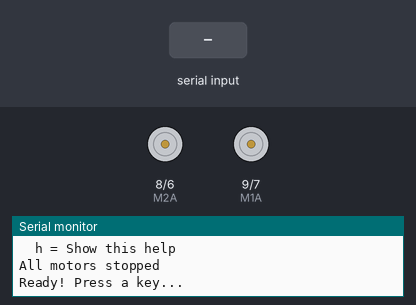
Bench run of a sketch on a simulated Arduino Nano, built with avr-gcc and run on an emulated ATmega328P. On the bench: motor-driver pin pairs drawn as motors (green arrow = first pin HIGH = forward, orange = second pin HIGH = backward, longer = more drive), the last lines printed to the serial monitor. The inputs (shaded band) are chosen by the test bench.

Above: at 2.2 s.
2.3 s: "1\n" received over Serial
At 3.3 s:
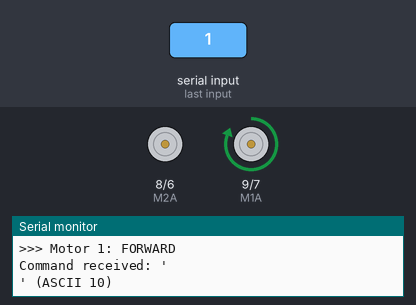
3.8 s: byte 50 ('2') received over Serial
At 4.5 s:
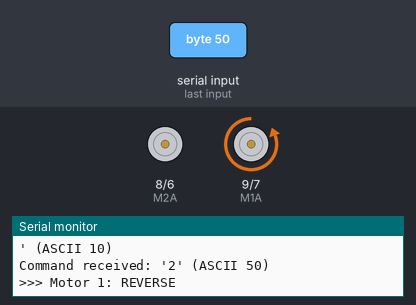
5.3 s: byte 102 ('f') received over Serial
At 5.6 s:
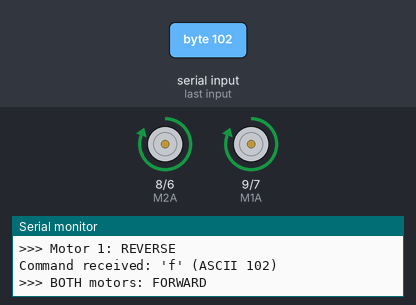
6.8 s: byte 51 ('3') received over Serial
At 7.9 s:
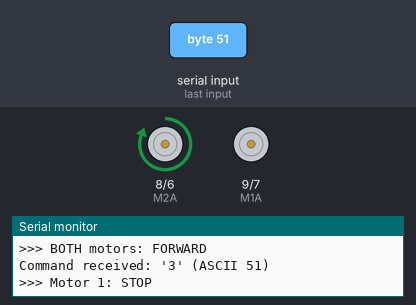
8.3 s: byte 114 ('r') received over Serial
At 9.1 s:
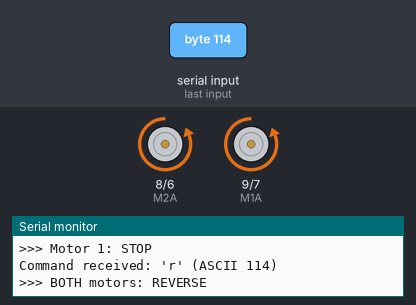
9.8 s: byte 112 ('p') received over Serial
At 10.4 s:
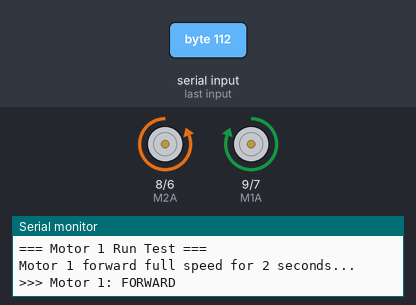
Timing chart, 0 to 13.3 s (numbered marks = the images above; inputs shaded):
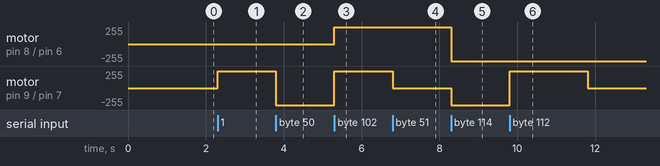

The sketch:

nano_fermion.ino
```cpp
// Fermion HR8833 Motor Driver Test
// Arduino Nano 33 BLE Sense Rev1
// interactive test - uses serial & key presses
// Kevin Walker 01 Mar 2026

// Motor 1 pins (D8/D7 swapped to match actual Fermion wiring)
const int M1A = 9;
const int M1B = 7;

// Motor 2 pins
const int M2A = 8;
const int M2B = 6;

void setup() {
  Serial.begin(115200);

  // Wait for serial connection
  while (!Serial) {
    delay(10);
  }

  delay(1000);

  Serial.println();
  Serial.println("========================================");
  Serial.println("  Fermion HR8833 Motor Driver Test");
  Serial.println("  Arduino Nano 33 BLE Sense Rev1");
  Serial.println("========================================");
  Serial.println();
  Serial.println("** SET SERIAL MONITOR TO 'NO LINE ENDING' **");
  Serial.println();
  Serial.println("Commands:");
  Serial.println("  1 = Motor 1 FORWARD");
  Serial.println("  2 = Motor 1 REVERSE");
  Serial.println("  3 = Motor 1 STOP");
  Serial.println();
  Serial.println("  4 = Motor 2 FORWARD");
  Serial.println("  5 = Motor 2 REVERSE");
  Serial.println("  6 = Motor 2 STOP");
  Serial.println();
  Serial.println("  f = Both motors FORWARD");
  Serial.println("  r = Both motors REVERSE");
  Serial.println("  s = STOP ALL motors");
  Serial.println();
  Serial.println("  p = PWM speed test");
  Serial.println("  h = Show this help");
  Serial.println();

  // Configure all pins as outputs
  pinMode(M1A, OUTPUT);
  pinMode(M1B, OUTPUT);
  pinMode(M2A, OUTPUT);
  pinMode(M2B, OUTPUT);

  // Start with all motors stopped
  stopAll();

  Serial.println("All motors stopped");
  Serial.println("Ready! Press a key...");
  Serial.println();
}

void stopAll() {
  digitalWrite(M1A, LOW);
  digitalWrite(M1B, LOW);
  digitalWrite(M2A, LOW);
  digitalWrite(M2B, LOW);
}

void motor1Forward() {
  digitalWrite(M1A, HIGH);
  digitalWrite(M1B, LOW);
  Serial.println(">>> Motor 1: FORWARD");
}

void motor1Reverse() {
  digitalWrite(M1A, LOW);
  digitalWrite(M1B, HIGH);
  Serial.println(">>> Motor 1: REVERSE");
}

void motor1Stop() {
  digitalWrite(M1A, LOW);
  digitalWrite(M1B, LOW);
  Serial.println(">>> Motor 1: STOP");
}

void motor2Forward() {
  digitalWrite(M2A, HIGH);
  digitalWrite(M2B, LOW);
  Serial.println(">>> Motor 2: FORWARD");
}

void motor2Reverse() {
  digitalWrite(M2A, LOW);
  digitalWrite(M2B, HIGH);
  Serial.println(">>> Motor 2: REVERSE");
}

void motor2Stop() {
  digitalWrite(M2A, LOW);
  digitalWrite(M2B, LOW);
  Serial.println(">>> Motor 2: STOP");
}

void bothForward() {
  digitalWrite(M1A, HIGH);
  digitalWrite(M1B, LOW);
  digitalWrite(M2A, HIGH);
  digitalWrite(M2B, LOW);
  Serial.println(">>> BOTH motors: FORWARD");
}

void bothReverse() {
  digitalWrite(M1A, LOW);
  digitalWrite(M1B, HIGH);
  digitalWrite(M2A, LOW);
  digitalWrite(M2B, HIGH);
  Serial.println(">>> BOTH motors: REVERSE");
}

void pwmSpeedTest() {
  // analogWrite breaks USB serial on the nRF52840, so this test
  // runs Motor 1 forward at full speed for 2 seconds instead.
  Serial.println();
  Serial.println("=== Motor 1 Run Test ===");
  Serial.println("Motor 1 forward full speed for 2 seconds...");
  motor1Forward();
  delay(2000);
  motor1Stop();
  Serial.println("Test complete");
  Serial.println();
}

void showHelp() {
  Serial.println();
  Serial.println("========================================");
  Serial.println("Commands:");
  Serial.println("  Motor 1:");
  Serial.println("    1 = Forward");
  Serial.println("    2 = Reverse");
  Serial.println("    3 = Stop");
  Serial.println();
  Serial.println("  Motor 2:");
  Serial.println("    4 = Forward");
  Serial.println("    5 = Reverse");
  Serial.println("    6 = Stop");
  Serial.println();
  Serial.println("  Both Motors:");
  Serial.println("    f = Forward");
  Serial.println("    r = Reverse");
  Serial.println("    s = Stop all");
  Serial.println();
  Serial.println("  Other:");
  Serial.println("    p = PWM test");
  Serial.println("    h = Help");
  Serial.println("========================================");
  Serial.println();
}

void loop() {
  if (Serial.available() > 0) {
    char cmd = Serial.read();

    // Echo the command received (for debugging)
    Serial.print("Command received: '");
    Serial.print(cmd);
    Serial.print("' (ASCII ");
    Serial.print((int)cmd);
    Serial.println(")");

    switch(cmd) {
      // Motor 1 controls
      case '1':
        motor1Forward();
        break;

      case '2':
        motor1Reverse();
        break;

      case '3':
        motor1Stop();
        break;

      // Motor 2 controls
      case '4':
        motor2Forward();
        break;

      case '5':
        motor2Reverse();
        break;

      case '6':
        motor2Stop();
        break;

      // Both motors - lowercase
      case 'f':
        bothForward();
        break;

      case 'r':
        bothReverse();
        break;

      case 's':
        stopAll();
        Serial.println(">>> ALL STOP");
        break;

      // Both motors - uppercase
      case 'F':
        bothForward();
        break;

      case 'R':
        bothReverse();
        break;

      case 'S':
        stopAll();
        Serial.println(">>> ALL STOP");
        break;

      // PWM test - lowercase and uppercase
      case 'p':
      case 'P':
        pwmSpeedTest();
        break;

      // Help - lowercase and uppercase
      case 'h':
      case 'H':
        showHelp();
        break;

      // Ignore newlines and carriage returns
      case '\n':
      case '\r':
      case ' ':
        // Silently ignore
        break;

      default:
        Serial.print(">>> Unknown command: '");
        Serial.print(cmd);
        Serial.println("'");
        Serial.println(">>> Press 'h' for help");
        break;
    }
  }
}
```

Measured:
- after the input at 2.3 s, motor on pin 9 (M1A) / pin 7 (M1B): stopped → forward 255/255 at once
- after the input at 3.8 s, motor on pin 9 (M1A) / pin 7 (M1B): forward 255/255 → backward 255/255 at once
- after the input at 5.3 s, motor on pin 8 (M2A) / pin 6 (M2B): stopped → forward 255/255 at once; motor on pin 9 (M1A) / pin 7 (M1B): backward 255/255 → forward 255/255 at once
- after the input at 6.8 s, motor on pin 9 (M1A) / pin 7 (M1B): forward 255/255 → stopped at once
- after the input at 8.3 s, motor on pin 8 (M2A) / pin 6 (M2B): forward 255/255 → backward 255/255 at once; motor on pin 9 (M1A) / pin 7 (M1B): stopped → backward 255/255 at once
- after the input at 9.8 s, motor on pin 9 (M1A) / pin 7 (M1B): backward 255/255 → forward 255/255 at once, → stopped 2.0 s later
